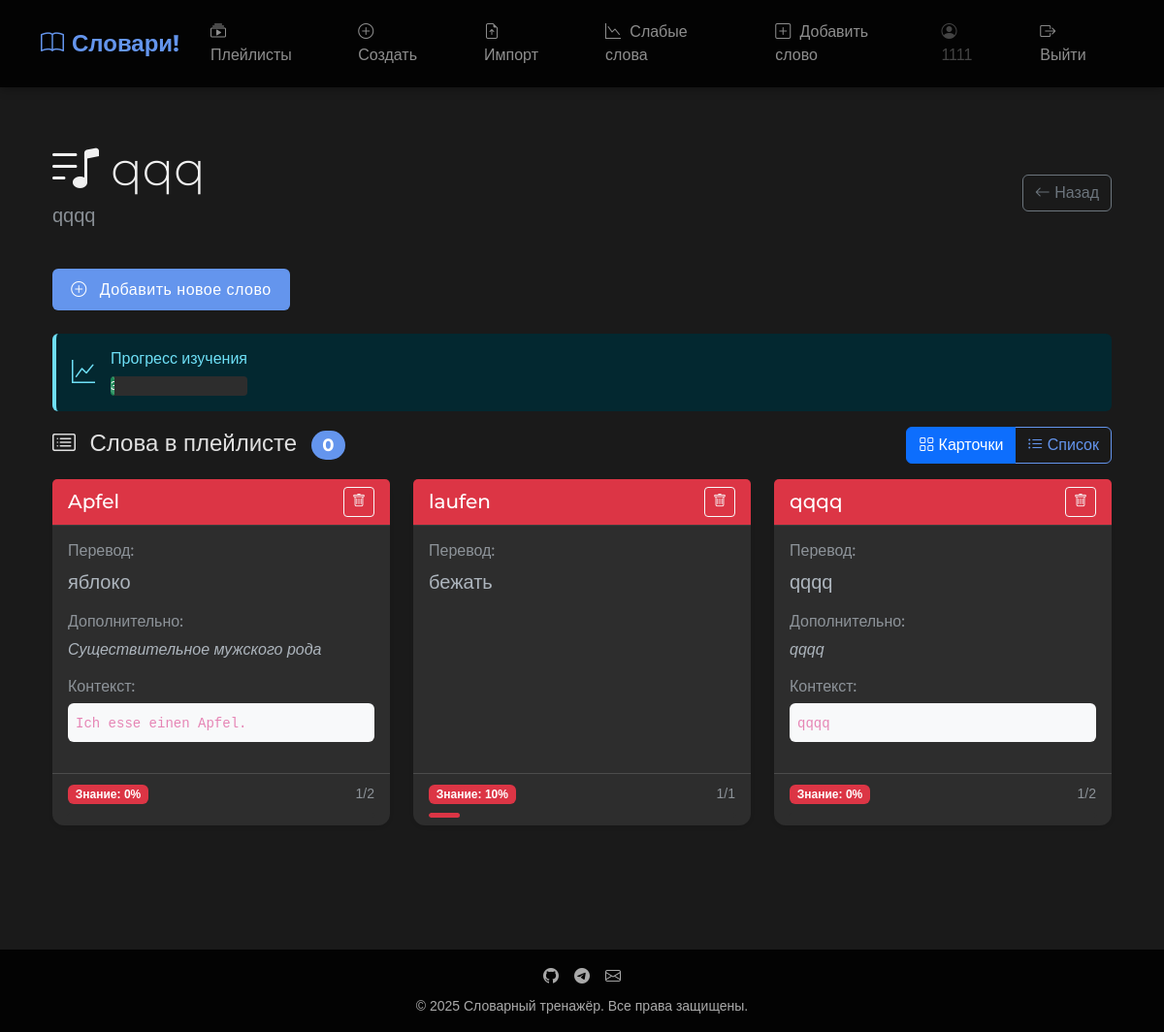
/playlists/9/ (signed in), run on the app's committed database.
### playlist/models.py (models this page shows, shortened)
class Playlist(models.Model):
    user = models.ForeignKey(User, on_delete=models.CASCADE, related_name='playlists')
    title = models.CharField(max_length=255)
    description = models.TextField(blank=True)
    created_at = models.DateTimeField(auto_now_add=True)
    last_reviewed_at = models.DateTimeField(null=True, blank=True)
    def __str__(self):
        return self.title

class Word(models.Model):
    word = models.CharField(max_length=100)
    translation = models.CharField(max_length=255)
    details = models.TextField(help_text="Подробная информация о слове")
    context = models.TextField(help_text="Слово в контексте")
    playlists = models.ForeignKey(Playlist, on_delete=models.CASCADE, related_name='words')

### playlist/views.py (the view)
# urls.py: path('playlists/<int:pk>/', views.playlist_detail, name='playlist_detail'),
@login_required
def playlist_detail(request, pk):
    playlist = get_object_or_404(Playlist, pk=pk, user=request.user)
    words = playlist.words.all()
    user = request.user
    if not words.exists():
        playlist_progress = None  # Прогресс не вычисляется
        word_stats = []
    else:
        word_stats = []
        total_total = 0
        total_known = 0
        for word in words:
            result = WordResult.objects.filter(user=user, word=word).first()
            known = result.known_count if result else 0
            unknown = result.unknown_count if result else 0
            total = 100 if ((known - unknown) * 10) >= 100 else ((known - unknown) * 10)
            percent_known = total if total > 0 else 0
            word_stats.append({
                'word': word,
                'known': known,
                'unknown': unknown,
                'percent_known': percent_known,
            })
            if total > 0:
                total_known += known - unknown
            total_total += 1
        if total_total > 0:
            playlist_progress = 100 if (total_known / total_total * 10) >= 100 else round(total_known / total_total * 10)
        else:
            playlist_progress = 0
    if request.method == 'POST':
        form = WordForm(request.POST, user=request.user)
        if form.is_valid():
            word = form.save(commit=False)
            word.playlists = playlist
            word.save()
            return redirect('playlist_detail', pk=playlist.pk)
    else:
        form = WordForm(user=request.user)
    return render(request, 'playlist/playlist_detail.html', {
        'playlist': playlist,
        'word_stats': word_stats,
        'playlist_progress': playlist_progress,
        'form': form
    })

### playlist/forms.py (called while the page is built)
    def apply_bootstrap_classes(self):
        for field in self.fields.values():
            field.widget.attrs.update({'class': 'form-control'})

### playlist/templates/playlist/playlist_detail.html (shortened to what this page needs)
{% extends "base.html" %}
{% block content %}
<div class="container py-4">
    <div class="d-flex justify-content-between align-items-center mb-4">
        <div>
            <h1 class="display-5 mb-1">
                <i class="bi bi-music-note-list"></i> {{ playlist.title }}
            </h1>
            <p class="lead text-muted">{{ playlist.description }}</p>
        </div>
        <a href="{% url 'playlist_list' %}" class="btn btn-outline-secondary">
            <i class="bi bi-arrow-left"></i> Назад
        </a>
    </div>
    <div class="mb-4">
        <button class="btn btn-primary" type="button" data-bs-toggle="collapse" data-bs-target="#addWordForm" aria-expanded="false" aria-controls="addWordForm">
            <i class="bi bi-plus-circle me-2"></i> Добавить новое слово
        </button>
    </div>
    {% if playlist_progress is not None %}
    <div class="alert alert-info d-flex align-items-center">
        <i class="bi bi-graph-up me-3 fs-4"></i>
        <div>
            <h4 class="alert-heading h6 mb-1">Прогресс изучения</h4>
            <div class="progress mt-2" style="height: 20px;">
                <div class="progress-bar bg-success progress-bar-striped progress-bar-animated"
                     role="progressbar"
                     style="width: {{ playlist_progress }}%"
                     aria-valuenow="{{ playlist_progress }}"
                     aria-valuemin="0"
                     aria-valuemax="100">
                </div>
            </div>
        </div>
    </div>
    {% endif %}
    <div class="mb-5">
        <div class="d-flex justify-content-between align-items-center mb-3">
            <h2 class="h4 mb-0">
                <i class="bi bi-card-list me-2"></i> Слова в плейлисте
                <span class="badge bg-primary rounded-pill ms-2">{{ words|length }}</span>
            </h2>
            <div class="btn-group" role="group" aria-label="View mode toggle">
                <button type="button" class="btn btn-outline-primary view-mode-btn active" data-viewmode="cards">
                    <i class="bi bi-grid"></i> Карточки
                </button>
                <button type="button" class="btn btn-outline-primary view-mode-btn" data-viewmode="list">
                    <i class="bi bi-list-ul"></i> Список
                </button>
            </div>
        </div>
        {% if not word_stats %}
        <div class="alert alert-info">
            <i class="bi bi-info-circle me-2"></i> В этом плейлисте пока нет слов.
        </div>
        {% else %}
        <div id="cards-view" class="view-mode-content">
            <div class="row row-cols-1 row-cols-md-2 row-cols-lg-3 g-4">
                {% for word_data in word_stats %}
                    {% with word=word_data.word %}
                    <div class="col">
                        <div class="card h-100 shadow-sm border-{% if word_data.percent_known >= 80 %}success{% elif word_data.percent_known >= 50 %}warning{% else %}danger{% endif %}">
                            <div class="card-header d-flex justify-content-between align-items-center bg-{% if word_data.percent_known >= 80 %}success{% elif word_data.percent_known >= 50 %}warning{% else %}danger{% endif %} text-white">
                                <h3 class="h5 mb-0">{{ word.word }}</h3>
                                <div>
                                    <a href="{% url 'remove_word_from_playlist' playlist.pk word.pk %}"
                                       class="btn btn-sm btn-outline-light"
                                       onclick="return confirm('Удалить слово из плейлиста?')"
                                       data-bs-toggle="tooltip" data-bs-placement="top" title="Удалить">
                                        <i class="bi bi-trash"></i>
                                    </a>
                                </div>
                            </div>
                            <div class="card-body">
                                <div class="mb-3">
                                    <h4 class="h6 text-muted">Перевод:</h4>
                                    <p class="mb-0 fs-5">{{ word.translation }}</p>
                                </div>
                                {% if word.details %}
                                <div class="mb-3">
                                    <h4 class="h6 text-muted">Дополнительно:</h4>
                                    <p class="mb-0"><em>{{ word.details }}</em></p>
                                </div>
                                {% endif %}
                                {% if word.context %}
                                <div class="mb-3">
                                    <h4 class="h6 text-muted">Контекст:</h4>
                                    <div class="p-2 bg-light rounded">
                                        <code>{{ word.context }}</code>
                                    </div>
                                </div>
                                {% endif %}
                            </div>
                            <div class="card-footer bg-transparent">
                                {% if word_data.percent_known is not None %}
                                <div class="d-flex justify-content-between align-items-center">
                                    <div>
                                        <span class="badge bg-{% if word_data.percent_known >= 80 %}success{% elif word_data.percent_known >= 50 %}warning{% else %}danger{% endif %}">
                                            Знание: {{ word_data.percent_known }}%
                                        </span>
                                    </div>
                                    <small class="text-muted">{{ word_data.known }}/{{ word_data.known|add:word_data.unknown }}</small>
                                </div>
                                <div class="progress mt-2" style="height: 5px;">
                                    <div class="progress-bar bg-{% if word_data.percent_known >= 80 %}success{% elif word_data.percent_known >= 50 %}warning{% else %}danger{% endif %}"
                                         role="progressbar"
                                         style="width: {{ word_data.percent_known }}%"
                                         aria-valuenow="{{ word_data.percent_known }}"
                                         aria-valuemin="0"
                                         aria-valuemax="100">
                                    </div>
                                </div>
                                {% endif %}
                            </div>
                        </div>
                    </div>
                    {% endwith %}
                {% endfor %}
            </div>
        </div>
        {% endif %}
    </div>
</div>
{% endblock %}

### templates/base.html (shortened to what this page needs)
{% load static %}
<!DOCTYPE html>
<html lang="ru" data-bs-theme="dark">
<head>
    <link href="https://cdn.jsdelivr.net/npm/bootstrap@5.3.0/dist/css/bootstrap.min.css" rel="stylesheet">
    <link rel="stylesheet" href="https://cdn.jsdelivr.net/npm/bootstrap-icons@1.10.0/font/bootstrap-icons.css">
    <link rel="stylesheet" href="{% static 'css/base.css' %}">
</head>
<body>
    <nav class="navbar navbar-expand-lg navbar-dark">
        <div class="container">
            <a class="navbar-brand d-flex align-items-center" href="{% url 'playlist_list' %}">
                <i class="bi bi-book me-2"></i>Словари!
            </a>
            <div class="collapse navbar-collapse" id="navbarNav">
                <ul class="navbar-nav me-auto">
                    <li class="nav-item">
                        <a class="nav-link" href="{% url 'playlist_list' %}">
                            <i class="bi bi-collection-play"></i> Плейлисты
                        </a>
                    </li>
                    <li class="nav-item">
                        <a class="nav-link" href="{% url 'create_playlist' %}">
                            <i class="bi bi-plus-circle"></i> Создать
                        </a>
                    </li>
                    <li class="nav-item">
                        <a class="nav-link" href="{% url 'bulk_upload_words' %}">
                            <i class="bi bi-file-earmark-arrow-up"></i> Импорт
                        </a>
                    </li>
                    <li class="nav-item">
                        <a class="nav-link" href="{% url 'weak_words_game' %}">
                            <i class="bi bi-graph-down"></i> Слабые слова
                        </a>
                    </li>
                    <li class="nav-item">
                        <a class="nav-link" href="{% url 'create_word' %}">
                            <i class="bi bi-plus-square"></i> Добавить слово
                        </a>
                    </li>
                </ul>
                <ul class="navbar-nav ms-auto">
                    {% if user.is_authenticated %}
                        <li class="nav-item">
                            <span class="nav-link disabled"><i class="bi bi-person-circle"></i> {{ user.username }}</span>
                        </li>
                        <li class="nav-item">
                            <a class="nav-link" href="{% url 'logout' %}"><i class="bi bi-box-arrow-right"></i> Выйти</a>
                        </li>
                    {% endif %}
                </ul>
            </div>
        </div>
    </nav>
    <main class="container flex-grow-1 mb-4 fade-in">
        {% block content %}{% endblock %}
    </main>
    <footer class="py-3 mt-auto">
        <div class="container text-center">
            <div class="d-flex justify-content-center mb-2">
                <a href="#" class="text-secondary mx-2"><i class="bi bi-github"></i></a>
                <a href="#" class="text-secondary mx-2"><i class="bi bi-telegram"></i></a>
                <a href="#" class="text-secondary mx-2"><i class="bi bi-envelope"></i></a>
            </div>
            <p class="mb-0 small">&copy; 2025 Словарный тренажёр. Все права защищены.</p>
        </div>
    </footer>
</body>
</html>

### static/css/base.css (style rules this page uses)
body { font-family: Arial, sans-serif; margin: 0; padding: 0; background: #fafafa; }
nav { background: #333; color: white; padding: 10px; }
nav ul { list-style: none; display: flex; gap: 15px; }
nav ul li a { color: white; text-decoration: none; }
footer { text-align: center; padding: 20px; background: #eee; margin-top: 40px; }

### templates/base.html (style rules this page uses)
:root { --bs-body-bg: #1a1a1a; --bs-dark-bg: #121212; --bs-primary-rgb: 100, 149, 237; --bs-secondary-rgb: 169, 169, 169; --bs-body-font-family: 'Roboto', sans-serif; --bs-heading-font-family: 'Montserrat', sans-serif; }
body { background-color: var(--bs-body-bg); color: #e0e0e0; display: flex; flex-direction: column; min-height: 100vh; }
.navbar { background-color: rgba(0, 0, 0, 0.85) !important; backdrop-filter: blur(10px); box-shadow: 0 2px 10px rgba(0, 0, 0, 0.3); padding: 0.8rem 0; }
.navbar-brand { font-family: var(--bs-heading-font-family); font-weight: 700; font-size: 1.5rem; color: cornflowerblue !important; }
.nav-link { font-weight: 500; padding: 0.5rem 1rem !important; border-radius: 0.5rem; transition: all 0.3s ease; }
.nav-link i { margin-right: 0.3rem; }
main { padding-top: 2rem; padding-bottom: 2rem; }
.card { background-color: #2d2d2d; border: none; border-radius: 0.75rem; box-shadow: 0 4px 20px rgba(0, 0, 0, 0.25); transition: transform 0.3s ease, box-shadow 0.3s ease; }
.card-header { background-color: #252525; border-bottom: 1px solid #3d3d3d; }
.btn-primary { background-color: cornflowerblue; border: none; padding: 0.6rem 1.2rem; font-weight: 500; letter-spacing: 0.5px; }
.btn-outline-primary { color: cornflowerblue; border-color: cornflowerblue; }
footer { background-color: rgba(0, 0, 0, 0.85); backdrop-filter: blur(10px); color: #aaa; padding: 1.5rem 0; margin-top: auto; }
h1, h2, h3, h4, h5, h6 { font-family: var(--bs-heading-font-family); font-weight: 600; color: #f0f0f0; }
.alert { border: none; border-left: 4px solid; }
.progress { height: 8px; background-color: #2d2d2d; border-radius: 4px; }
.progress-bar { border-radius: 4px; }
.fade-in { animation: fadeIn 0.5s ease-out forwards; }

### playlist/templates/playlist/playlist_detail.html (style rules this page uses)
.view-mode-btn.active { background-color: #0d6efd; color: white; }

### data on the page
Playlist: title "qqq", description "qqqq"
Word: word.word "Apfel", word.translation "яблоко", word.details "Существительное мужского рода", word.context "Ich esse einen Apfel.", percent_known "0", known "1", known|add "2"
Word: word.word "laufen", word.translation "бежать", percent_known "10", known "1", known|add "1"
Word: word.word "qqqq", word.translation "qqqq", word.details "qqqq", word.context "qqqq", percent_known "0", known "1", known|add "2"

### other printed values
{{ user.username }} "1111"
{{ words|length }} "0"
